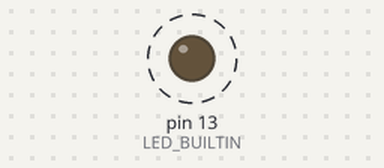
Bench run of a sketch on a simulated Arduino Uno, built with avr-gcc and run on an emulated ATmega328P. Parts: output pins drawn as LEDs (lit = HIGH). Dashed ring = blinking.

Above: at 0.5 s.
Timing chart, 0 to 4.7 s (numbered marks = the images above):
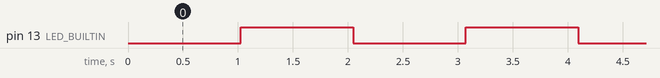

Measured:
- by itself, pin 13 (LED_BUILTIN): alternates HIGH for 1.0 s and LOW for 1.0 s

The sketch:

Con_avr_watchdog.ino
```cpp
#include <avr/wdt.h>                                     // Watchdog timer lib
boolean ledState = false;

void setup() {
  pinMode(LED_BUILTIN, OUTPUT);
  cli();
  WDTCSR = (1 << WDCE) | (1 << WDE);
  WDTCSR = (1 << WDIE) | (1 << WDP2) | (1 << WDP1);                     //1s
  sei();                                                      //Prender interrupciones
}

void loop() {

}

ISR(WDT_vect) {                                    // Watchdog vector
  if (ledState) {
    ledState = false;
  } else {
    ledState = true;
  }
  digitalWrite(LED_BUILTIN, ledState);
}
```
